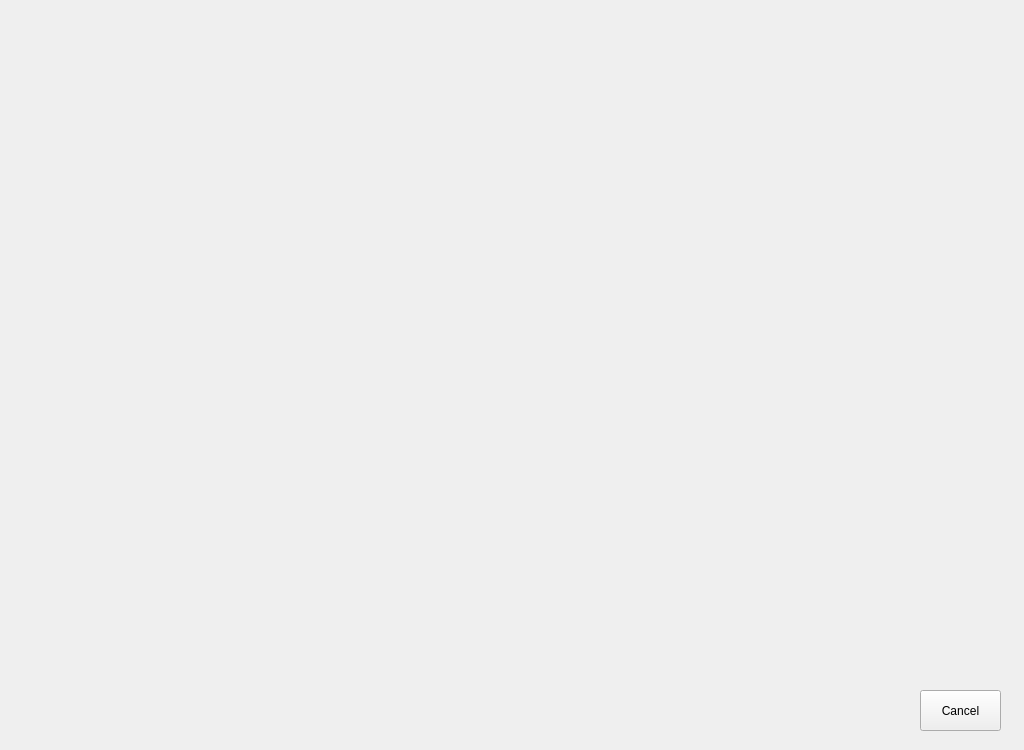
<?xml version="1.0" encoding="UTF-8"?>
<ui version="4.0">
 <class>Browser</class>
 <widget class="QWidget" name="Browser">
  <property name="geometry">
   <rect>
    <x>0</x>
    <y>0</y>
    <width>1024</width>
    <height>750</height>
   </rect>
  </property>
  <property name="windowTitle">
   <string>Form</string>
  </property>
  <widget class="QPushButton" name="pushButton">
   <property name="geometry">
    <rect>
     <x>920</x>
     <y>690</y>
     <width>81</width>
     <height>41</height>
    </rect>
   </property>
   <property name="text">
    <string>Cancel</string>
   </property>
  </widget>
 </widget>
 <resources/>
 <connections/>
</ui>
